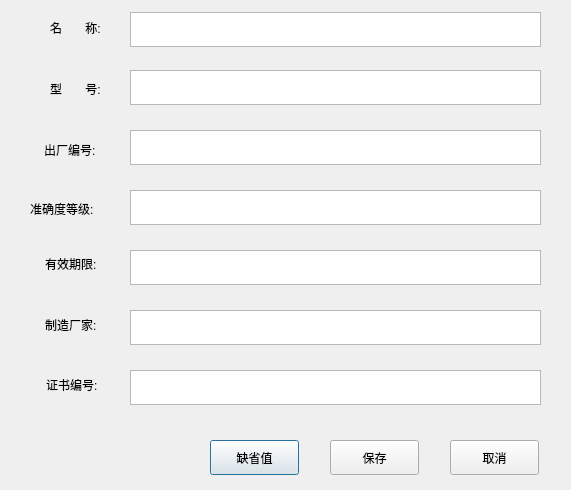
<?xml version="1.0" encoding="UTF-8"?>
<ui version="4.0">
 <class>sys_standardparasetting</class>
 <widget class="QDialog" name="sys_standardparasetting">
  <property name="geometry">
   <rect>
    <x>0</x>
    <y>0</y>
    <width>571</width>
    <height>490</height>
   </rect>
  </property>
  <property name="windowTitle">
   <string>Dialog</string>
  </property>
  <widget class="QLabel" name="label">
   <property name="geometry">
    <rect>
     <x>50</x>
     <y>20</y>
     <width>61</width>
     <height>16</height>
    </rect>
   </property>
   <property name="text">
    <string>名       称:</string>
   </property>
  </widget>
  <widget class="QLabel" name="label_2">
   <property name="geometry">
    <rect>
     <x>50</x>
     <y>80</y>
     <width>67</width>
     <height>17</height>
    </rect>
   </property>
   <property name="text">
    <string>型       号:</string>
   </property>
  </widget>
  <widget class="QLabel" name="label_3">
   <property name="geometry">
    <rect>
     <x>44</x>
     <y>141</y>
     <width>67</width>
     <height>17</height>
    </rect>
   </property>
   <property name="text">
    <string>出厂编号:</string>
   </property>
  </widget>
  <widget class="QLabel" name="label_4">
   <property name="geometry">
    <rect>
     <x>30</x>
     <y>200</y>
     <width>101</width>
     <height>17</height>
    </rect>
   </property>
   <property name="text">
    <string>准确度等级:</string>
   </property>
  </widget>
  <widget class="QLabel" name="label_5">
   <property name="geometry">
    <rect>
     <x>45</x>
     <y>255</y>
     <width>101</width>
     <height>17</height>
    </rect>
   </property>
   <property name="text">
    <string>有效期限:</string>
   </property>
  </widget>
  <widget class="QLabel" name="label_6">
   <property name="geometry">
    <rect>
     <x>45</x>
     <y>316</y>
     <width>101</width>
     <height>17</height>
    </rect>
   </property>
   <property name="text">
    <string>制造厂家:</string>
   </property>
  </widget>
  <widget class="QLabel" name="label_7">
   <property name="geometry">
    <rect>
     <x>46</x>
     <y>376</y>
     <width>101</width>
     <height>17</height>
    </rect>
   </property>
   <property name="text">
    <string>证书编号:</string>
   </property>
  </widget>
  <widget class="QPushButton" name="pushButton_default">
   <property name="geometry">
    <rect>
     <x>210</x>
     <y>440</y>
     <width>89</width>
     <height>35</height>
    </rect>
   </property>
   <property name="text">
    <string>缺省值</string>
   </property>
  </widget>
  <widget class="QPushButton" name="pushButton_save">
   <property name="geometry">
    <rect>
     <x>330</x>
     <y>440</y>
     <width>89</width>
     <height>35</height>
    </rect>
   </property>
   <property name="text">
    <string>保存</string>
   </property>
  </widget>
  <widget class="QPushButton" name="pushButton_cancel">
   <property name="geometry">
    <rect>
     <x>450</x>
     <y>440</y>
     <width>89</width>
     <height>35</height>
    </rect>
   </property>
   <property name="text">
    <string>取消</string>
   </property>
  </widget>
  <widget class="QTextEdit" name="textEdit_productname">
   <property name="geometry">
    <rect>
     <x>130</x>
     <y>12</y>
     <width>411</width>
     <height>35</height>
    </rect>
   </property>
  </widget>
  <widget class="QTextEdit" name="textEdit_producttype">
   <property name="geometry">
    <rect>
     <x>130</x>
     <y>70</y>
     <width>411</width>
     <height>35</height>
    </rect>
   </property>
  </widget>
  <widget class="QTextEdit" name="textEdit_productnum">
   <property name="geometry">
    <rect>
     <x>130</x>
     <y>130</y>
     <width>411</width>
     <height>35</height>
    </rect>
   </property>
  </widget>
  <widget class="QTextEdit" name="textEdit_grade">
   <property name="geometry">
    <rect>
     <x>130</x>
     <y>190</y>
     <width>411</width>
     <height>35</height>
    </rect>
   </property>
  </widget>
  <widget class="QTextEdit" name="textEdit_limittime">
   <property name="geometry">
    <rect>
     <x>130</x>
     <y>250</y>
     <width>411</width>
     <height>35</height>
    </rect>
   </property>
  </widget>
  <widget class="QTextEdit" name="textEdit_producer">
   <property name="geometry">
    <rect>
     <x>130</x>
     <y>310</y>
     <width>411</width>
     <height>35</height>
    </rect>
   </property>
  </widget>
  <widget class="QTextEdit" name="textEdit_num">
   <property name="geometry">
    <rect>
     <x>130</x>
     <y>370</y>
     <width>411</width>
     <height>35</height>
    </rect>
   </property>
  </widget>
 </widget>
 <resources/>
 <connections/>
</ui>
